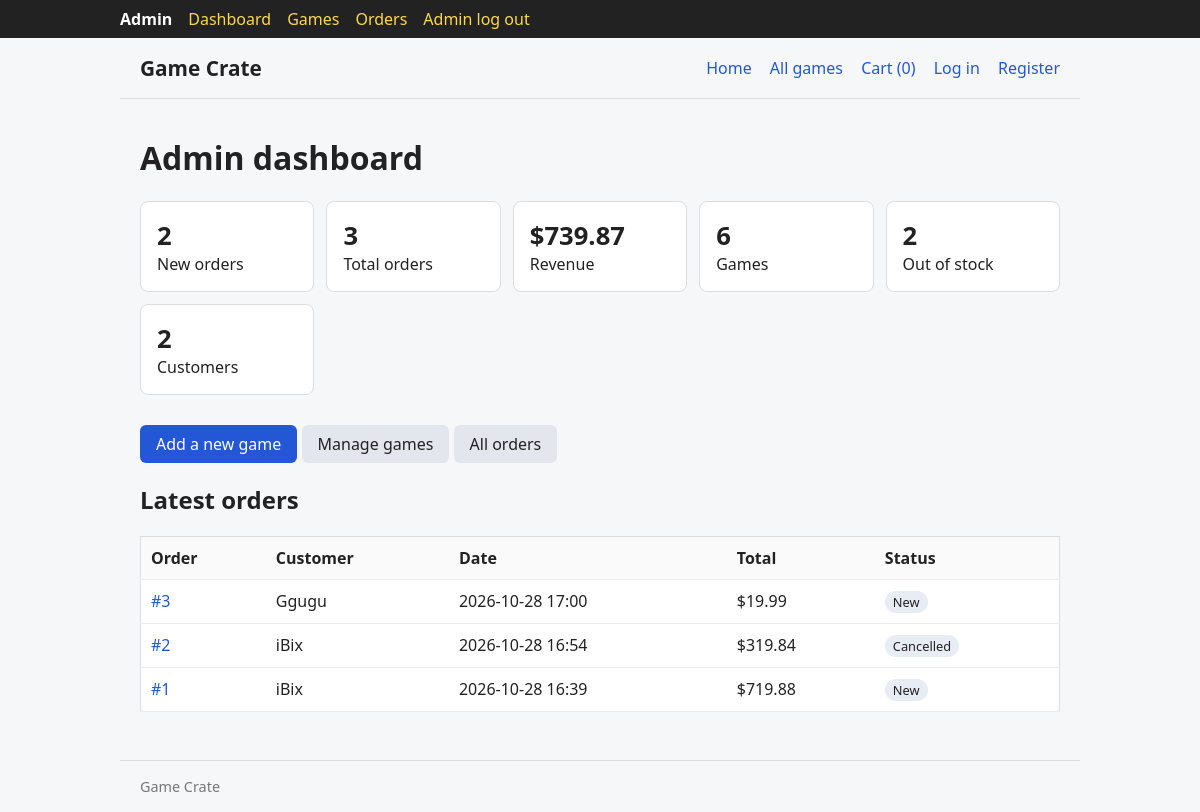
Page /admin/167623/ on the committed database.
### database.py (models this page shows)
class Base(DeclarativeBase):
    pass

class Order(Base):
    __tablename__ = "orders"
    id: Mapped[int] = mapped_column(primary_key=True)
    user_id: Mapped[int] = mapped_column(ForeignKey("users.id"))
    full_name: Mapped[str] = mapped_column(String(100))
    address: Mapped[str] = mapped_column(String(255))
    total: Mapped[float] = mapped_column(Float, default=0.0)
    status: Mapped[str] = mapped_column(String(20), default="New")
    created_at: Mapped[datetime] = mapped_column(DateTime, default=lambda: datetime.now(timezone.utc))
    items: Mapped[list["OrderItem"]] = relationship(back_populates="order", cascade="all, delete-orphan")
    user: Mapped["User"] = relationship()

### main.py (the view)
@admin.route("/")
def index():
    return render_template("admin/dashboard.html", stats=db.get_stats(),
                           orders=db.get_all_orders()[:5])

### database.py (called while the page is built)
def get_all_orders(status: str | None = None):
    with SessionLocal() as db:
        query = (select(Order).order_by(Order.id.desc())
                 .options(selectinload(Order.items), selectinload(Order.user)))
        if status:
            query = query.where(Order.status == status)
        return list(db.scalars(query))

def get_stats():
    with SessionLocal() as db:
        revenue = db.scalar(select(func.coalesce(func.sum(Order.total), 0.0)).where(Order.status != "Cancelled"))
        return {
            "products": db.scalar(select(func.count(Product.id))),
            "orders": db.scalar(select(func.count(Order.id))),
            "new_orders": db.scalar(select(func.count(Order.id)).where(Order.status == "New")),
            "users": db.scalar(select(func.count(User.id))),
            "out_of_stock": db.scalar(select(func.count(Product.id)).where(Product.stock <= 0)),
            "revenue": round(revenue, 2),
        }

### main.py (called while the page is built)
@app.context_processor
def inject_globals():
    user_id = session.get("user_id")
    return {
        "current_user": db.get_user_by_id(user_id) if user_id else None,
        "cart_count": sum(get_cart().values()),
        "is_admin": bool(session.get("is_admin")),
    }

def get_cart():
    raw = session.get("cart", {})
    cart = {}
    for key, value in raw.items():
        try:
            cart[int(key)] = int(value)
        except (TypeError, ValueError):
            continue
    return cart

@admin.before_request
def unlock_admin():
    session["is_admin"] = True

### templates/admin/dashboard.html (shortened to what this page needs)
{% extends "base.html" %}
{% block content %}
<h1>Admin dashboard</h1>
<div class="stats">
  <div class="card stat"><b>{{ stats.new_orders }}</b>New orders</div>
  <div class="card stat"><b>{{ stats.orders }}</b>Total orders</div>
  <div class="card stat"><b>${{ "%.2f"|format(stats.revenue) }}</b>Revenue</div>
  <div class="card stat"><b>{{ stats.products }}</b>Games</div>
  <div class="card stat"><b>{{ stats.out_of_stock }}</b>Out of stock</div>
  <div class="card stat"><b>{{ stats.users }}</b>Customers</div>
</div>
<p>
  <a class="btn" href="{{ url_for('admin.product_new') }}">Add a new game</a>
  <a class="btn secondary" href="{{ url_for('admin.products') }}">Manage games</a>
  <a class="btn secondary" href="{{ url_for('admin.orders') }}">All orders</a>
</p>
<h2>Latest orders</h2>
{% if orders %}
<table>
  <tr><th>Order</th><th>Customer</th><th>Date</th><th>Total</th><th>Status</th></tr>
  {% for o in orders %}
  <tr>
    <td><a href="{{ url_for('admin.order_detail', order_id=o.id) }}">#{{ o.id }}</a></td>
    <td>{{ o.full_name }}</td>
    <td>{{ o.created_at.strftime('%Y-%m-%d %H:%M') }}</td>
    <td>${{ "%.2f"|format(o.total) }}</td>
    <td><span class="badge">{{ o.status }}</span></td>
  </tr>
  {% endfor %}
</table>
{% else %}
<div class="card">No orders yet.</div>
{% endif %}
{% endblock %}

### templates/base.html (style rules this page uses)
* { box-sizing: border-box; }
body { font-family: system-ui, sans-serif; margin: 0; color: #222; background: #f6f7f9; }
a { color: #2457d6; text-decoration: none; }
.card { background: #fff; border: 1px solid #ddd; border-radius: 8px; padding: 16px; }
.badge { display: inline-block; padding: 2px 8px; border-radius: 999px; background: #e8ecf5; font-size: .8rem; margin-right: 4px; }
button, .btn { display: inline-block; margin-top: 14px; padding: 8px 16px; border: 0; border-radius: 6px; background: #2457d6; color: #fff; font: inherit; cursor: pointer; text-decoration: none; }
button.secondary, .btn.secondary { background: #e3e6ec; color: #222; }
table { width: 100%; border-collapse: collapse; background: #fff; border: 1px solid #ddd; border-radius: 8px; }
th, td { text-align: left; padding: 10px; border-bottom: 1px solid #eee; vertical-align: middle; }
th { background: #fafafa; }
.stats { display: grid; grid-template-columns: repeat(auto-fill, minmax(170px, 1fr)); gap: 12px; margin: 16px 0; }
.stat b { display: block; font-size: 1.6rem; }

### rows in the picture
Order: id "3", full_name "Ggugu", created_at "2026-10-28 17:00", total "19.99", status "New"
Order: id "2", full_name "iBix", created_at "2026-10-28 16:54", total "319.84", status "Cancelled"
Order: id "1", full_name "iBix", created_at "2026-10-28 16:39", total "719.88", status "New"

### other values in the picture
{{ cart_count }} "0"
{{ stats.new_orders }} "2"
{{ stats.orders }} "3"
{{ "%.2f"|format(stats.revenue) }} "739.87"
{{ stats.products }} "6"
{{ stats.out_of_stock }} "2"
{{ stats.users }} "2"
